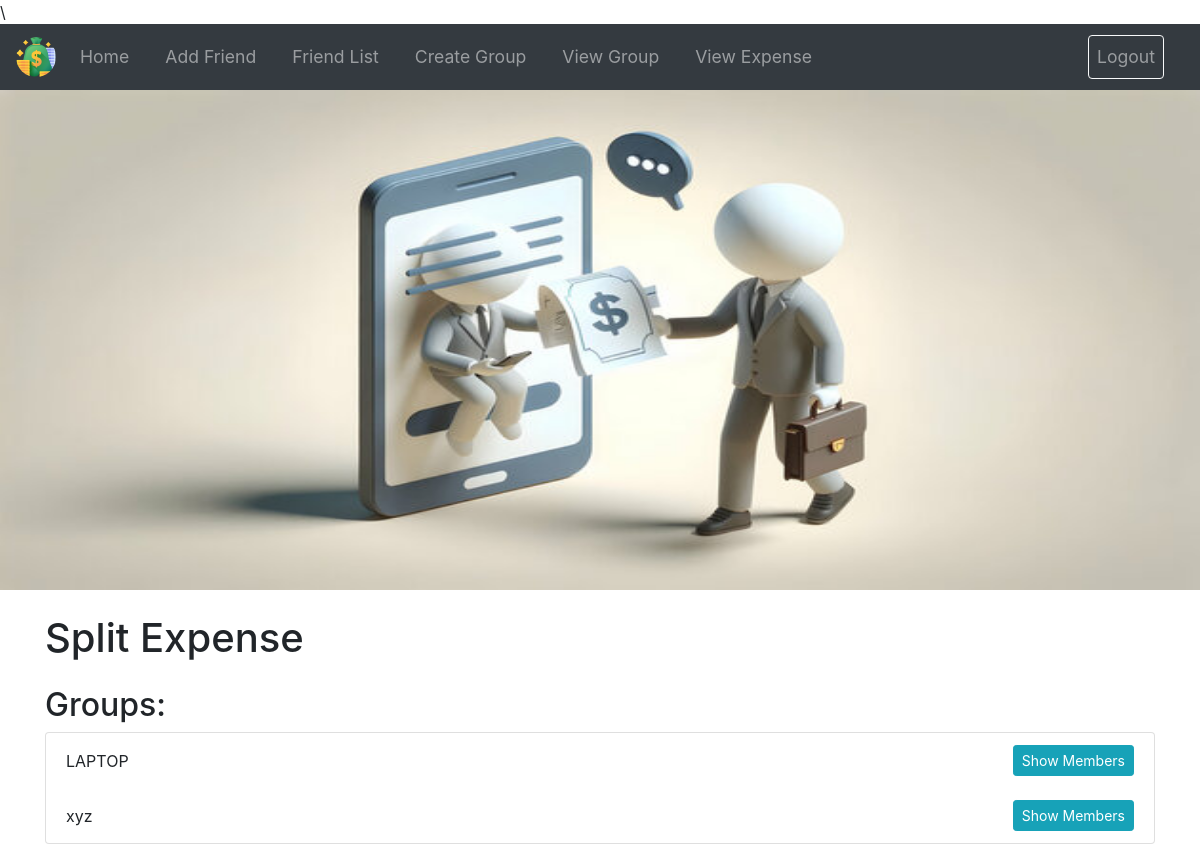
Before: /home/ (signed in) with the older database file.
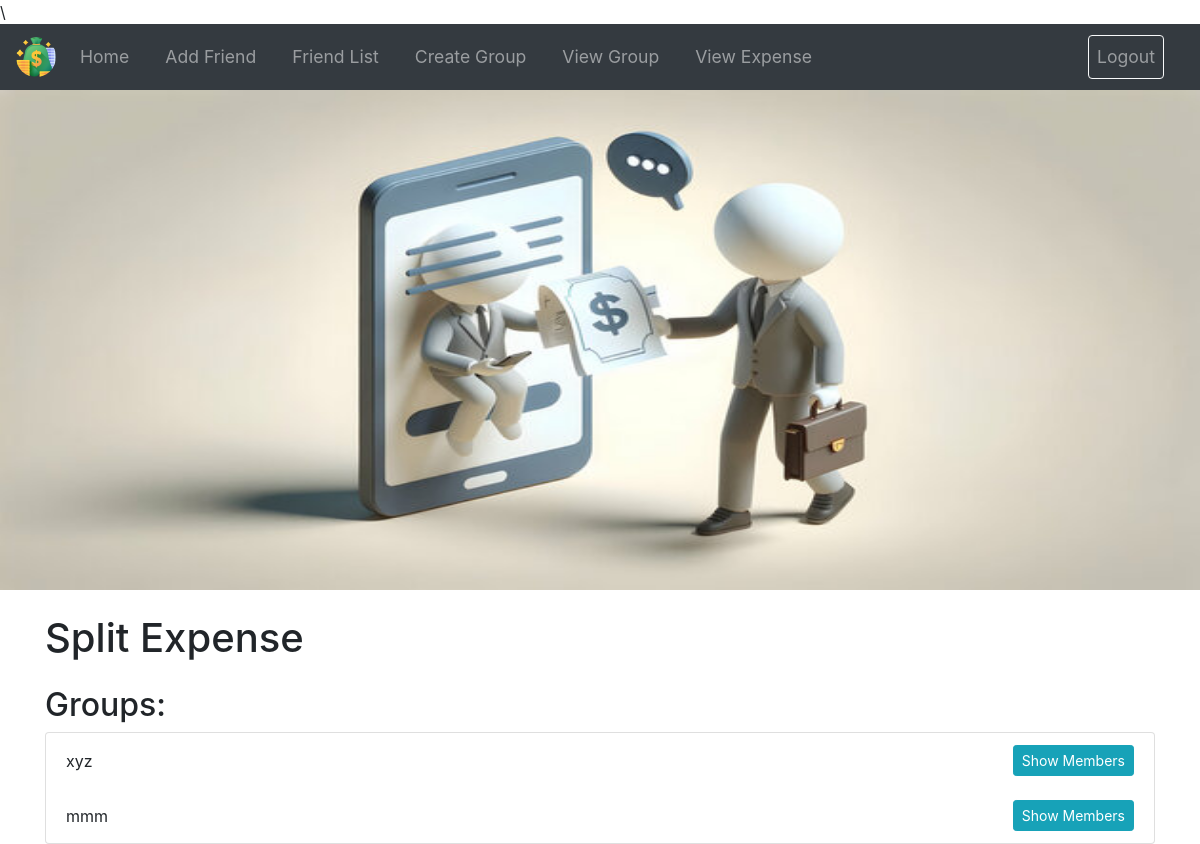
After: the same page with the newer database file.
### expenses/models.py (models this page shows)
class Group(models.Model):
    name=models.CharField(max_length=60)
    members=models.ManyToManyField(User, related_name="group_members")

### expenses/views.py (the view)
# urls.py: path('home/',views.HomePage,name='home'),
@login_required(login_url='login')
def HomePage(request):
    groups = request.user.group_members.all()
    context = {}
    context['groups'] = groups
    view_group_id = request.GET.get("group_id")
    context['view_group_id'] = view_group_id
    return render (request,'home.html',context)

### templates/home.html (shortened to what this page needs)
\{% load static %}
<!doctype html>
<html lang="en">
<head>
    <link rel="stylesheet" href="https://cdn.jsdelivr.net/npm/bootstrap@4.3.1/dist/css/bootstrap.min.css">
</head>
<body>
  {% block navbar %}
    {% include "nav.html" %}
  {% endblock navbar %}
  <img class="bg-image" src="{% static 'images/bg.jpg' %}" alt="Brand">
  <div class="container mt-4">
      <h1 class="mb-4">Split Expense</h1>
      {% if groups %}
          <div class="mt-4">
              <h2>Groups:</h2>
              <ul class="list-group">
                  {% for group in groups %}
                      <li class="list-group-item d-flex justify-content-between align-items-center">
                          {{ group.name }}
                          <button class="btn btn-info btn-sm" onclick="toggleMembers('{{ group.id }}')">Show Members</button>
                      </li>
                  {% endfor %}
              </ul>
          </div>
      {% endif %}
  </div>
</body>
</html>

Changed rows visible on the page:
removed Group: name "LAPTOP"
added Group: name "mmm"
